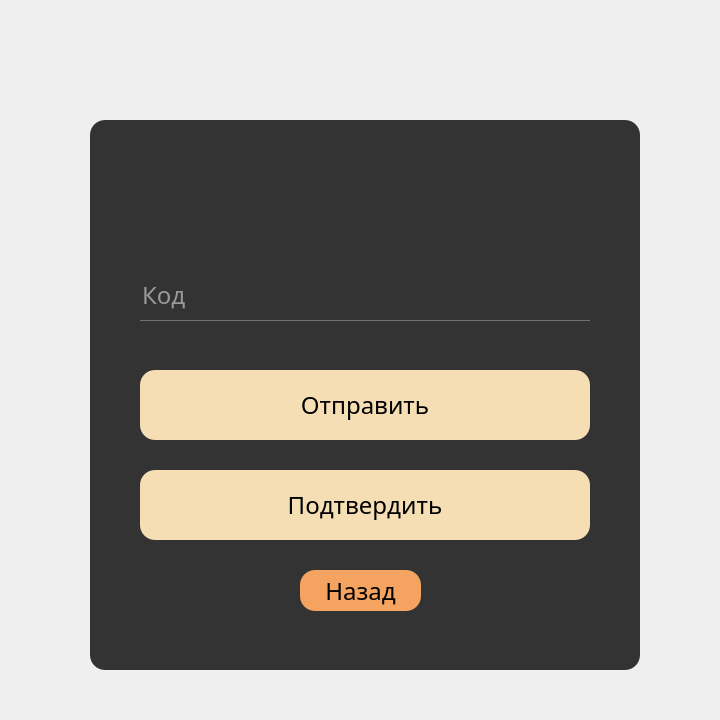
<?xml version="1.0" encoding="UTF-8"?>
<ui version="4.0">
 <class>Dialog</class>
 <widget class="QDialog" name="Dialog">
  <property name="geometry">
   <rect>
    <x>0</x>
    <y>0</y>
    <width>720</width>
    <height>720</height>
   </rect>
  </property>
  <property name="windowTitle">
   <string>Dialog</string>
  </property>
  <property name="styleSheet">
   <string notr="true">*{
        font-family: centry gothic;
        font-size: 24px;
}</string>
  </property>
  <widget class="QFrame" name="frame">
   <property name="geometry">
    <rect>
     <x>90</x>
     <y>120</y>
     <width>550</width>
     <height>550</height>
    </rect>
   </property>
   <property name="styleSheet">
    <string notr="true">QFrame{ 
       background: #333;
       border-radius: 15px;
}</string>
   </property>
   <property name="frameShape">
    <enum>QFrame::Shape::StyledPanel</enum>
   </property>
   <property name="frameShadow">
    <enum>QFrame::Shadow::Raised</enum>
   </property>
   <widget class="QPushButton" name="sendCodeButton">
    <property name="geometry">
     <rect>
      <x>50</x>
      <y>250</y>
      <width>450</width>
      <height>70</height>
     </rect>
    </property>
    <property name="styleSheet">
     <string notr="true">QPushButton{
        background: Wheat;
        border-radius: 15px;
        color: black;
}
QPushButton::hover { 
        color: SandyBrown;
        border-radius: 15px;
        background: Wheat;
}</string>
    </property>
    <property name="text">
     <string>Отправить</string>
    </property>
   </widget>
   <widget class="QPushButton" name="confirmCodeButton">
    <property name="geometry">
     <rect>
      <x>50</x>
      <y>350</y>
      <width>450</width>
      <height>70</height>
     </rect>
    </property>
    <property name="styleSheet">
     <string notr="true">QPushButton{
        background: Wheat;
        border-radius: 15px;
        color: black;
}
QPushButton::hover { 
        color: SandyBrown;
        border-radius: 15px;
        background: Wheat;
}</string>
    </property>
    <property name="text">
     <string>Подтвердить</string>
    </property>
   </widget>
   <widget class="QLineEdit" name="telegramCodeLineEdit">
    <property name="geometry">
     <rect>
      <x>50</x>
      <y>150</y>
      <width>450</width>
      <height>51</height>
     </rect>
    </property>
    <property name="styleSheet">
     <string notr="true">QLineEdit{
        background: transparent;
        border: none;
        color: white;
        border-bottom: 1px solid #717072;
}</string>
    </property>
    <property name="placeholderText">
     <string>Код</string>
    </property>
   </widget>
   <widget class="QPushButton" name="backButton">
    <property name="geometry">
     <rect>
      <x>210</x>
      <y>450</y>
      <width>121</width>
      <height>41</height>
     </rect>
    </property>
    <property name="styleSheet">
     <string notr="true">QPushButton{
        background: SandyBrown;
        border-radius: 15px;
        color: black;
}
QPushButton::hover { 
        color: Wheat;
        border-radius: 15px;
        background: SandyBrown;
}</string>
    </property>
    <property name="text">
     <string>Назад</string>
    </property>
   </widget>
  </widget>
 </widget>
 <resources/>
 <connections/>
</ui>
